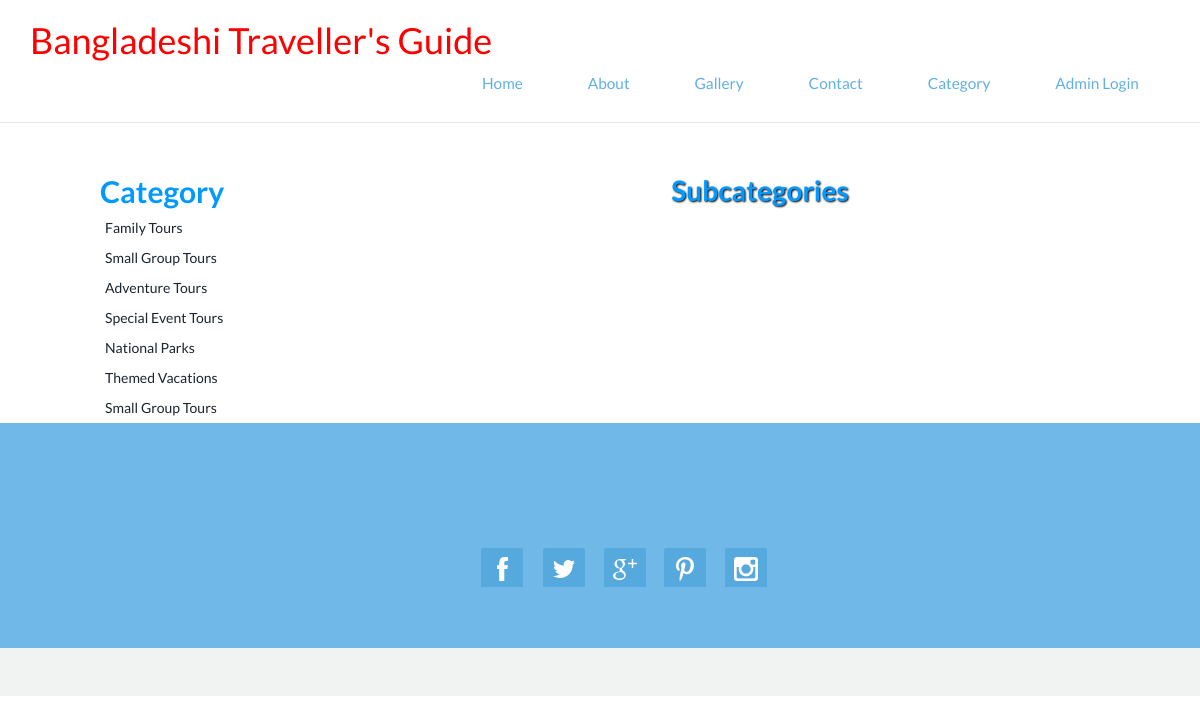
The app's page /subcat.php with its own data.
### tables this page shows
CREATE TABLE `category` (
  `Cat_id` int(100) NOT NULL,
  `Cat_name` varchar(2000) NOT NULL
);

### subcat.php (the view, shortened to what this page needs)
<!DOCTYPE html>
<html>
<head>
<link href="stylecss.css" rel='stylesheet' type='text/css'/>
<link href="css/bootstrap.css" rel='stylesheet' type='text/css'/>
<link href="css/style.css" rel="stylesheet" type="text/css" media="all"/>
</head>
<body>
<?php include('function.php'); ?>
<?php include('top.php'); ?>
<br>
<br>
<br>
<div style="height:50px"></div>
<div style="width:1000px; margin:auto" >
<div style="width:200px; float:left">
<br>
<br>
<br>
<table cellpadding="0" cellspacing="0" width="1000px">
<tr><td style="font-size:30px; color:#09F"><b>Category</b></td></tr>
<?php
$s="select * from category";
$result=mysqli_query($cn,$s);
while($data=mysqli_fetch_array($result))
{
		echo "<tr><td style=' padding:5px;'><a href='subcat.php?catid=$data[0]'>$data[1]</a></td></tr>";
}
?>
</table>
</div>
<div style="width:800px; float:left">
<br>
<br>
<br>
<table cellpadding="0px" cellspacing="0" width="1000px">
<tr><td class="headingText">Subcategories</td></tr>
<tr><td class="paraText" width="900px">
</td></tr></table>
</div>
</div>
<?php include('bottom.php'); ?>
</body>
</html>

### stylecss.css (style rules this page uses)
.headingText { font-size:38px; color:#09F; margin:5px; font-weight:bold; text-shadow:1px 1px 2px black;; text-align:center; }
.paraText { line-height:25px; padding:10px; text-align:justify; }

### css/style.css (style rules this page uses)
.headingText { font-size:28px; color:#09F; margin:5px; font-weight:bold; text-shadow:1px 1px 2px black;; text-align:center; }
.paraText { line-height:25px; padding:10px; text-align:justify; }
body { margin:0; padding:0; font-family: 'Lato', sans-serif; -webkit-appearance:none; }
body a { transition:0.5s all; -webkit-transition:0.5s all; -moz-transition:0.5s all; -o-transition:0.5s all; -ms-transition:0.5s all; }

### records on screen
category: Cat_name "Family Tours"
category: Cat_name "Small Group Tours"
category: Cat_name "Adventure Tours"
category: Cat_name "Special Event Tours"
category: Cat_name "National Parks"
category: Cat_name "Themed Vacations"
category: Cat_name "Small Group Tours"
